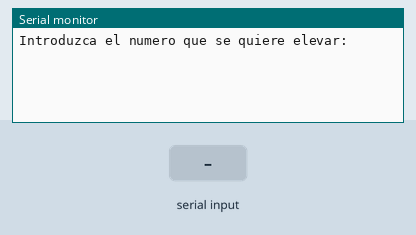
The sketch below on a simulated Arduino Uno, built with avr-gcc and run on an emulated ATmega328P. On the bench: the last lines printed to the serial monitor. The test bench sets the inputs (shaded band).

Above: at 1.2 s.
1.3 s: "90,45,200\n" received over Serial
At 2.5 s:
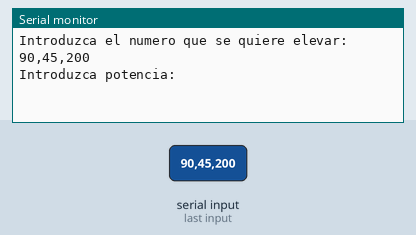
3.2 s: "30,150,10\n" received over Serial
At 5.0 s:
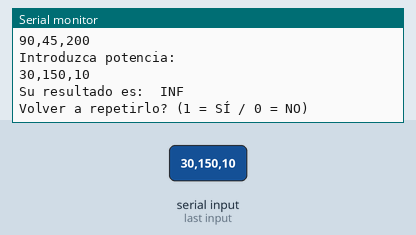
5.3 s: "90,45\n" received over Serial
At 6.8 s:
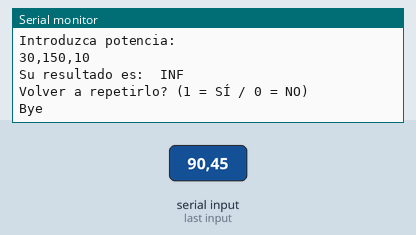

Measured:
- after the input at 1.3 s, the serial monitor: prints a new line after 0.30 s (image 1)
- after the input at 3.2 s, the serial monitor: prints a new line after 0.30 s (image 2)
- after the input at 5.3 s, the serial monitor: prints a new line after 0.31 s (image 3)

The sketch:

SE_PotenciaYdeNumeroX.ino
```cpp
String num, pot;
double result;
int edo;
void setup()
{
  Serial.begin(9600);
  Serial.setTimeout(100);
  edo=0;
}

void loop() {
  switch (edo) {
    case 0:
      Serial.println("Introduzca el numero que se quiere elevar: ");
      edo = 1;
      break;
    case 1:
      if (Serial.available() > 0) {
        num = Serial.readString();
        edo = 2;
      }
      break;
    case 2:
      if (num != "\n")
      {
        edo = 3;
        Serial.print(num);
      }
      else {
        edo = 1;
      }
      break;
    case 3:
      Serial.println("Introduzca potencia: ");
      edo = 4;
      break;
    case 4:
      if (Serial.available() > 0) {
        pot = Serial.readString();
        edo = 5;
      }
      break;
    case 5:
      if (pot != "\n")
      {
        edo = 6;
        Serial.print(pot);
      }
      else {
        edo = 4;
      }
      break;
    case 6:
      result = pow(num.toInt(), pot.toInt());
      edo = 7;
      break;
    case 7:
      Serial.println("Su resultado es: " + String(result));
      edo = 8;
      break;
    case 8:
      Serial.println("Volver a repetirlo? (1 = SÍ / 0 = NO)");
      edo = 9;
      break;
    case 9:
      if (Serial.available() > 0) {
        num = Serial.readString();
        edo = 10;
      }
      break;
    case 10:
      if (num != "\n")
      {
        edo = 11;
      }
      else {
        edo = 9;
      }
      break;
    case 11:
      if(num.toInt() == 1)
      {
        edo = 0;
      }else
      {
        Serial.println("Bye");
        edo = 12;
      }
      break;
  }

  delay(100);
}
```
